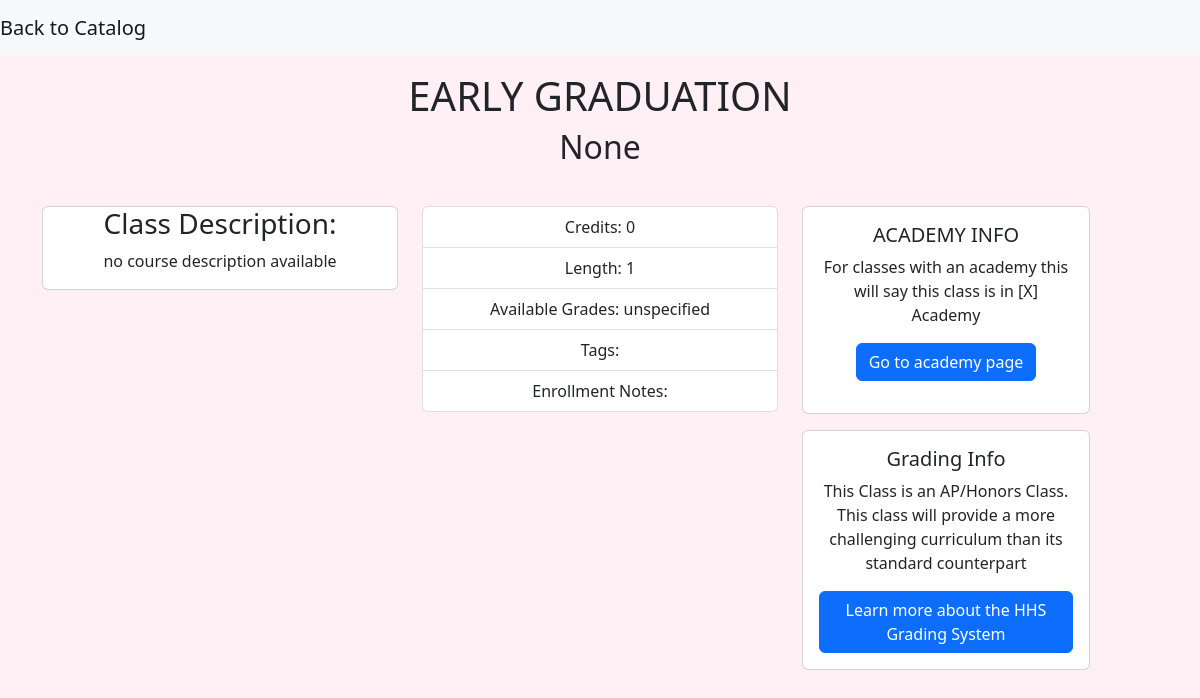
The app's page /ACW1000, older data.
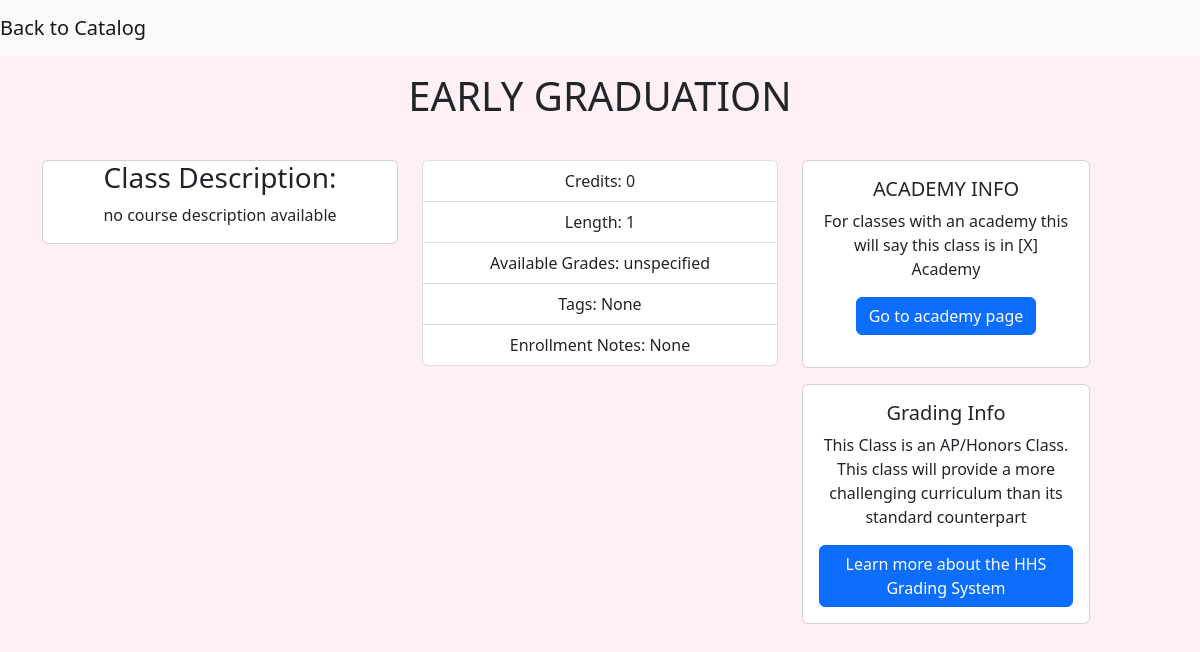
The same page, newer data.
### tables this page shows
CREATE TABLE Catalog (school_sis_id_list, course_id, name, subject, description, credits, length, grade_lower, grade_upper, tags, enrollment_notes, credit_group, Number INTEGER);

### App.py (the view)
@app.route('/<Classes>')
def Template(Classes):
    conn = get_db_connection()
    lstCourse = conn.execute('''select * from Catalog''').fetchall()
    conn.close()
    return render_template("ClassTemplate.html", lstCourse=lstCourse, classes = Classes)

### App.py (called while the page is built)
def get_db_connection():
    conn = sqlite3.connect('CourseCatalog.db')
    conn.row_factory = sqlite3.Row
    return conn

### templates/ClassTemplate.html (shortened to what this page needs)
{% extends 'base.html' %}
{% block body %}
<nav class="navbar navbar-expand-lg navbar-light bg-light">
    <a class="navbar-brand" href="http://localhost:5000/">Back to Catalog</a>
  </nav>
{% for lstCourse in lstCourse %}
{% if lstCourse['course_id'] == classes %}
<div class="jumbotron p-3">
    <div class="well text-center">
        <h1>{{lstCourse['name']}}</h1>
        <h2>{{lstCourse['subject']}}</h2>
    </div>
</div>
<div class="well text-center">
  <div class="container">
    <div class="row">
      <div class="col">
        <div class="card">
        <div class="container">
        <h3>Class Description:</h3>
        {% if lstCourse['description'] != '' %}
        <p>{{lstCourse['description']}}</p>
        {% else %}
        <p>no course description available</p>
        {% endif %}
      </div>
      </div>
      </div>
      <div class="col">
        <div class ="col text-center">
          <div class="w-100">
            <ul class="list-group">
              <li class="list-group-item">Credits: {{lstCourse['credits']}}</li>
              <li class="list-group-item">Length: {{lstCourse['length']}}</li>
                {% if lstCourse['grade_lower'] != '' %}
                <li class="list-group-item">Available Grades: {{lstCourse['grade_lower']}} - {{lstCourse['grade_upper']}} </li>
                {% else %}
                <li class="list-group-item">Available Grades: unspecified </li>
                {% endif %}
              <li class="list-group-item">Tags: {{lstCourse['tags']}}</li>
              <li class="list-group-item">Enrollment Notes: {{lstCourse['enrollment_notes']}}</li>
            </ul>
          </div>
        </div>
      </div>
      <div class="col">
        <div class="card" style="width: 18rem;">
          <div class="card-body">
            <h5 class="card-title">ACADEMY INFO</h5>
            <p class="card-text">For classes with an academy this will say this class is in [X] Academy</p>
            <a href="#" class="btn btn-primary">Go to academy page</a>
          </div>
        </div>
        <div class="card" style="width: 18rem;">
          <div class="card-body">
            <h5 class="card-title">Grading Info</h5>
            <p class="card-text">This Class is an AP/Honors Class. This class will provide a more challenging curriculum than its standard counterpart</p>
            <a href="http://localhost:5000/honors" class="btn btn-primary">Learn more about the HHS Grading System</a>
          </div>
        </div>
      </div>
    </div>
  </div>
</div>
{% endif %}
{% endfor %}
{% endblock %}

### templates/base.html (shortened to what this page needs)
<!DOCTYPE html>
<html lang="en">
<head>
    <link href="{{url_for('static', filename = 'bootstrap/dist/css/bootstrap.min.css')}}" rel="stylesheet">
</head>
<body style="background-color:lavenderblush">
    {% block body %} {% endblock %}
</body>
</html>

Row changes from the older to the newer data that the page shows:
changed Catalog "EARLY GRADUATION": tags (not shown) → "None"; enrollment_notes (not shown) → "None"; subject "None" → (not shown)
